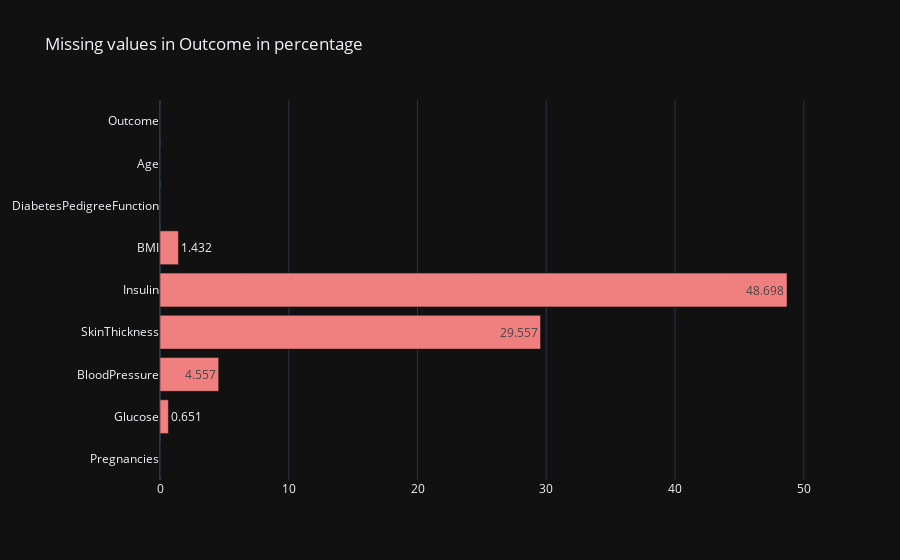

Here is the notebook cell this chart was saved with:
### Code cell
missing_values_percent_bar(data, 'Outcome')

### Figure 1 — Plotly figure (JSON) as saved in the notebook; plotly's stock layout.template omitted (floating-point values rounded to 4 significant figures)
{"data": [{"marker": {"color": "lightcoral"}, "orientation": "h", "text": ["0.0", "0.651", "4.557", "29.557", "48.698", "1.432", "0.0", "0.0", "0.0"], "x": [0.0, 0.651, 4.557, 29.56, 48.7, 1.432, 0.0, 0.0, 0.0], "y": ["Pregnancies", "Glucose", "BloodPressure", "SkinThickness", "Insulin", "BMI", "DiabetesPedigreeFunction", "Age", "Outcome"], "type": "bar"}], "layout": {"title": {"text": "Missing values in Outcome in percentage"}}}
